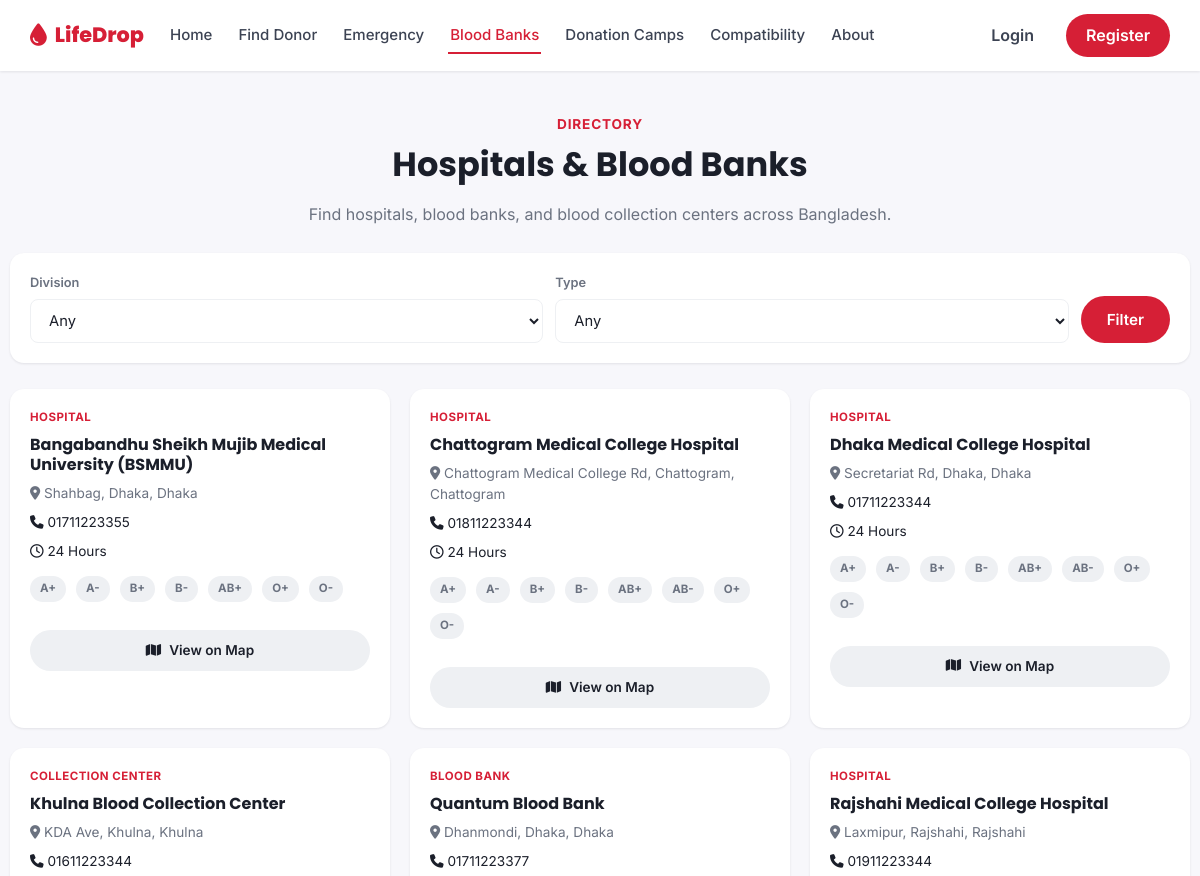
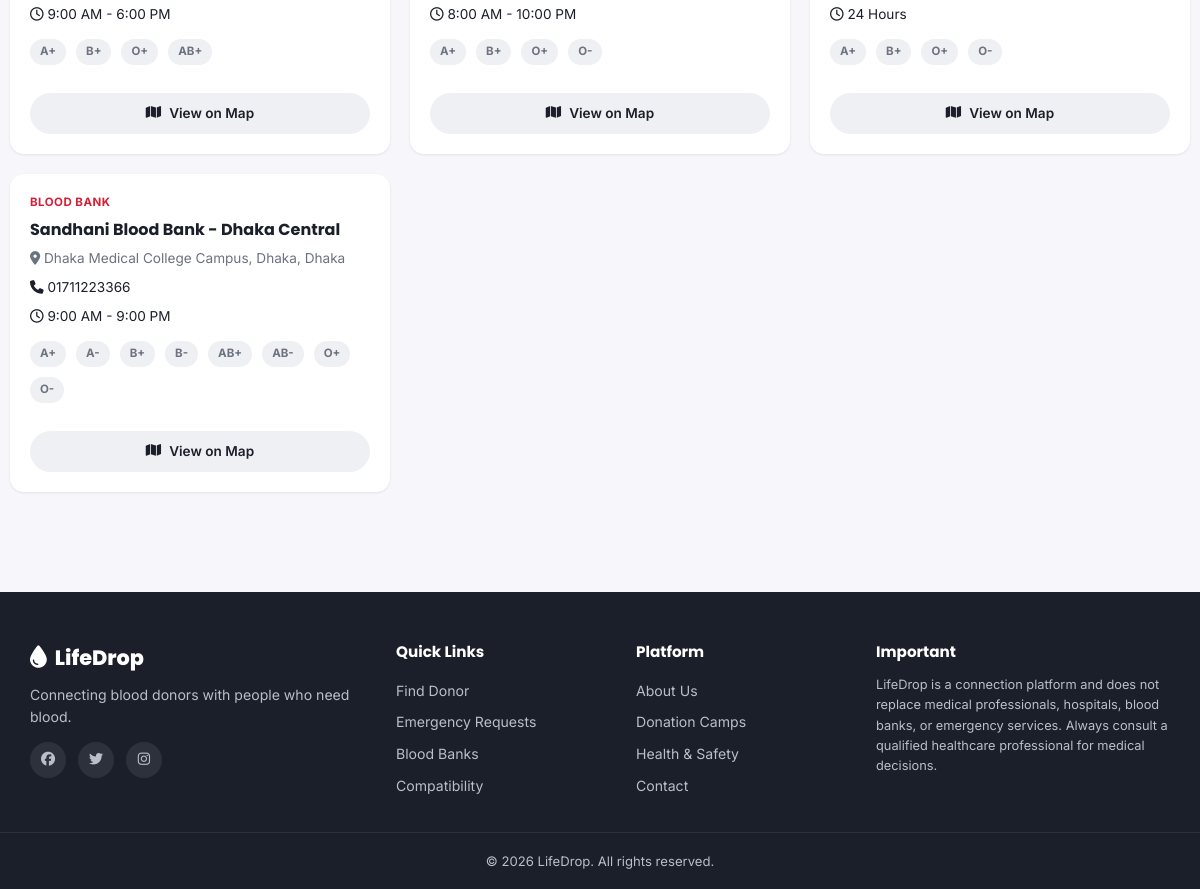
Screenshot of /blood-banks.php with the database file from the repository (2 pictures, top to bottom).
### tables this page shows
CREATE TABLE `hospitals` (
  `id` INT UNSIGNED NOT NULL AUTO_INCREMENT,
  `name` VARCHAR(150) NOT NULL,
  `type` ENUM('hospital','blood_bank','collection_center') NOT NULL DEFAULT 'hospital',
  `address` VARCHAR(255) NOT NULL,
  `division` VARCHAR(50) NOT NULL,
  `district` VARCHAR(50) NOT NULL,
  `phone` VARCHAR(20) DEFAULT NULL,
  `opening_hours` VARCHAR(100) DEFAULT NULL,
  `available_blood_groups` VARCHAR(100) DEFAULT NULL,
  `latitude` DECIMAL(10,7) DEFAULT NULL,
  `longitude` DECIMAL(10,7) DEFAULT NULL,
  `map_link` VARCHAR(255) DEFAULT NULL,
  `created_at` TIMESTAMP NOT NULL DEFAULT CURRENT_TIMESTAMP,
  PRIMARY KEY (`id`),
  KEY `idx_location` (`division`,`district`),
  KEY `idx_type` (`type`)
);

### includes/functions.php (called while the page is built, shortened)
<?php
function e($value) {
    return htmlspecialchars($value ?? '', ENT_QUOTES, 'UTF-8');
}

### blood-banks.php (the view, shortened to what this page needs)
<?php
require_once __DIR__ . '/includes/auth.php';
$sql = 'SELECT * FROM hospitals WHERE 1=1';
$params = [];
$sql .= ' ORDER BY name';
$stmt = $pdo->prepare($sql);
$stmt->execute($params);
$hospitals = $stmt->fetchAll();
$typeLabels = ['hospital' => 'Hospital', 'blood_bank' => 'Blood Bank', 'collection_center' => 'Collection Center'];
require_once __DIR__ . '/includes/header.php';
?>
<div class="container section-tight">
    <div class="section-header" style="margin-bottom:26px;">
        <span class="eyebrow">Directory</span>
        <h2>Hospitals &amp; Blood Banks</h2>
        <p>Find hospitals, blood banks, and blood collection centers across Bangladesh.</p>
    </div>
    <form class="filters-bar" method="get" action="<?= e(SITE_URL) ?>/blood-banks.php">
        <div class="filters-grid" style="grid-template-columns: 1fr 1fr auto;">
            <div class="form-group">
                <label>Division</label>
                <select name="division">
                    <option value="">Any</option>
                </select>
            </div>
            <div class="form-group">
                <label>Type</label>
                <select name="type">
                    <option value="">Any</option>
                </select>
            </div>
            <button type="submit" class="btn btn-primary">Filter</button>
        </div>
    </form>
    <?php if ($hospitals): ?>
    <div class="grid grid-3">
        <?php foreach ($hospitals as $h): ?>
            <div class="hospital-card">
                <span class="hospital-type"><?= e($typeLabels[$h['type']] ?? $h['type']) ?></span>
                <h4><?= e($h['name']) ?></h4>
                <p class="text-muted" style="font-size:0.85rem;margin:0;"><i class="fa-solid fa-location-dot"></i> <?= e($h['address']) ?>, <?= e($h['district']) ?></p>
                <?php if ($h['phone']): ?><p style="font-size:0.85rem;margin:0;"><i class="fa-solid fa-phone"></i> <?= e($h['phone']) ?></p><?php endif; ?>
                <?php if ($h['opening_hours']): ?><p style="font-size:0.85rem;margin:0;"><i class="fa-regular fa-clock"></i> <?= e($h['opening_hours']) ?></p><?php endif; ?>
                <?php if ($h['available_blood_groups']): ?>
                    <div class="donor-meta" style="justify-content:flex-start;margin-top:6px;">
                        <?php foreach (explode(',', $h['available_blood_groups']) as $bg): ?>
                            <span class="badge badge-muted"><?= e(trim($bg)) ?></span>
                        <?php endforeach; ?>
                    </div>
                <?php endif; ?>
                <?php if ($h['latitude'] && $h['longitude']): ?>
                    <a class="btn btn-light btn-sm mt-1" target="_blank" rel="noopener"
                       href="https://www.openstreetmap.org/?mlat=<?= e($h['latitude']) ?>&mlon=<?= e($h['longitude']) ?>#map=16/<?= e($h['latitude']) ?>/<?= e($h['longitude']) ?>">
                       <i class="fa-solid fa-map"></i> View on Map
                    </a>
                <?php endif; ?>
            </div>
        <?php endforeach; ?>
    </div>
    <?php endif; ?>
</div>
<?php require_once __DIR__ . '/includes/footer.php'; ?>

### assets/css/style.css (style rules this page uses)
:root { --red-600: #d61f36; --red-700: #b5152a; --red-500: #e63950; --red-50: #fdecee; --red-100: #fbd6da; --yellow-500: #f5b342; --yellow-600: #e8a12b; --ink-900: #1b1f2a; --ink-700: #3c4353; --ink-500: #6b7280; --ink-300: #b8bfc9; --ink-100: #eef0f3; --bg: #f7f7fb; --white: #ffffff; --green-600: #16a34a; --green-50: #e9f9ef; --amber-600: #d97706; --amber-50: #fef6e7; --blue-600: #2563eb; --blue-50: #eaf1fe; --radius-sm: 8px; --radius-md: 14px; --radius-lg: 20px; --shadow-sm: 0 1px 3px rgba(27,31,42,0.06), 0 1px 2px rgba(27,31,42,0.04); --shadow-md: 0 8px 24px rgba(27,31,42,0.08); --shadow-lg: 0 20px 45px rgba(27,31,42,0.12); --font-heading: 'Poppins', sans-serif; --font-body: 'Inter', sans-serif; }
* { box-sizing: border-box; }
html { scroll-behavior: smooth; }
body { margin: 0; font-family: var(--font-body); color: var(--ink-900); background: var(--bg); line-height: 1.55; -webkit-font-smoothing: antialiased; }
h1, h2, h3, h4, h5 { font-family: var(--font-heading); margin: 0 0 0.5em; line-height: 1.25; }
p { margin: 0 0 1em; }
a { color: inherit; text-decoration: none; }
button { font-family: inherit; cursor: pointer; }
.container { max-width: 1180px; margin: 0 auto; padding: 0 20px; }
.btn { display: inline-flex; align-items: center; justify-content: center; gap: 8px; padding: 12px 24px; border-radius: 999px; font-weight: 600; font-size: 0.95rem; border: 2px solid transparent; cursor: pointer; transition: all .18s ease; white-space: nowrap; }
.btn-primary { background: var(--red-600); color: #fff; }
.btn-light { background: var(--ink-100); color: var(--ink-900); }
.btn-sm { padding: 8px 16px; font-size: 0.85rem; }
.form-group { display: flex; flex-direction: column; gap: 6px; }
.form-group label { font-size: 0.8rem; font-weight: 600; color: var(--ink-500); }
select, input[type="text"], input[type="email"], input[type="tel"], input[type="password"], input[type="date"], input[type="time"], input[type="number"], textarea { padding: 11px 14px; border: 1.5px solid var(--ink-100); border-radius: var(--radius-sm); font-size: 0.92rem; font-family: inherit; background: #fff; color: var(--ink-900); width: 100%; }
.section-tight { padding: 40px 0; }
.section-header { text-align: center; max-width: 620px; margin: 0 auto 40px; }
.section-header .eyebrow { color: var(--red-600); font-weight: 700; font-size: 0.85rem; text-transform: uppercase; letter-spacing: 0.06em; }
.section-header h2 { font-size: clamp(1.5rem, 3vw, 2.1rem); margin-top: 8px; }
.section-header p { color: var(--ink-500); margin-top: 10px; }
.grid { display: grid; gap: 20px; }
.grid-3 { grid-template-columns: repeat(3, 1fr); }
.donor-meta { display: flex; justify-content: center; gap: 10px; flex-wrap: wrap; font-size: 0.8rem; margin-bottom: 10px; }
.badge { display: inline-flex; align-items: center; gap: 5px; padding: 4px 10px; border-radius: 999px; font-size: 0.72rem; font-weight: 700; }
.badge-muted { background: var(--ink-100); color: var(--ink-500); }
.filters-bar { background: #fff; border-radius: var(--radius-md); box-shadow: var(--shadow-sm); padding: 20px; margin-bottom: 26px; }
.filters-grid { display: grid; grid-template-columns: repeat(5, 1fr); gap: 12px; align-items: end; }
.hospital-card { background: #fff; border-radius: var(--radius-md); box-shadow: var(--shadow-sm); padding: 20px; display: flex; flex-direction: column; gap: 8px; }
.hospital-card h4 { margin: 0; }
.hospital-type { font-size: 0.72rem; font-weight: 700; text-transform: uppercase; color: var(--red-600); letter-spacing: 0.04em; }
.text-muted { color: var(--ink-500); }
.mt-1 { margin-top: 10px; }

### rows the page displays
hospitals: type "HOSPITAL", name "Bangabandhu Sheikh Mujib Medical University (BSMMU)", address "Shahbag, Dhaka", district "Dhaka", phone "01711223355", opening_hours "24 Hours", available_blood_groups "A+", available_blood_groups "A-", available_blood_groups "B+", available_blood_groups "B-", available_blood_groups "AB+", available_blood_groups "O+", available_blood_groups "O-"
hospitals: type "HOSPITAL", name "Chattogram Medical College Hospital", address "Chattogram Medical College Rd, Chattogram", district "Chattogram", phone "01811223344", opening_hours "24 Hours", available_blood_groups "A+", available_blood_groups "A-", available_blood_groups "B+", available_blood_groups "B-", available_blood_groups "AB+", available_blood_groups "AB-", available_blood_groups "O+", available_blood_groups "O-"
hospitals: type "HOSPITAL", name "Dhaka Medical College Hospital", address "Secretariat Rd, Dhaka", district "Dhaka", phone "01711223344", opening_hours "24 Hours", available_blood_groups "A+", available_blood_groups "A-", available_blood_groups "B+", available_blood_groups "B-", available_blood_groups "AB+", available_blood_groups "AB-", available_blood_groups "O+", available_blood_groups "O-"
hospitals: type "COLLECTION CENTER", name "Khulna Blood Collection Center", address "KDA Ave, Khulna", district "Khulna", phone "01611223344", opening_hours "9:00 AM - 6:00 PM", available_blood_groups "A+", available_blood_groups "B+", available_blood_groups "O+", available_blood_groups "AB+"
hospitals: type "BLOOD BANK", name "Quantum Blood Bank", address "Dhanmondi, Dhaka", district "Dhaka", phone "01711223377", opening_hours "8:00 AM - 10:00 PM", available_blood_groups "A+", available_blood_groups "B+", available_blood_groups "O+", available_blood_groups "O-"
hospitals: type "HOSPITAL", name "Rajshahi Medical College Hospital", address "Laxmipur, Rajshahi", district "Rajshahi", phone "01911223344", opening_hours "24 Hours", available_blood_groups "A+", available_blood_groups "B+", available_blood_groups "O+", available_blood_groups "O-"
hospitals: type "BLOOD BANK", name "Sandhani Blood Bank - Dhaka Central", address "Dhaka Medical College Campus, Dhaka", district "Dhaka", phone "01711223366", opening_hours "9:00 AM - 9:00 PM", available_blood_groups "A+", available_blood_groups "A-", available_blood_groups "B+", available_blood_groups "B-", available_blood_groups "AB+", available_blood_groups "AB-", available_blood_groups "O+", available_blood_groups "O-"

### other values shown
SITE_NAME "LifeDrop"
